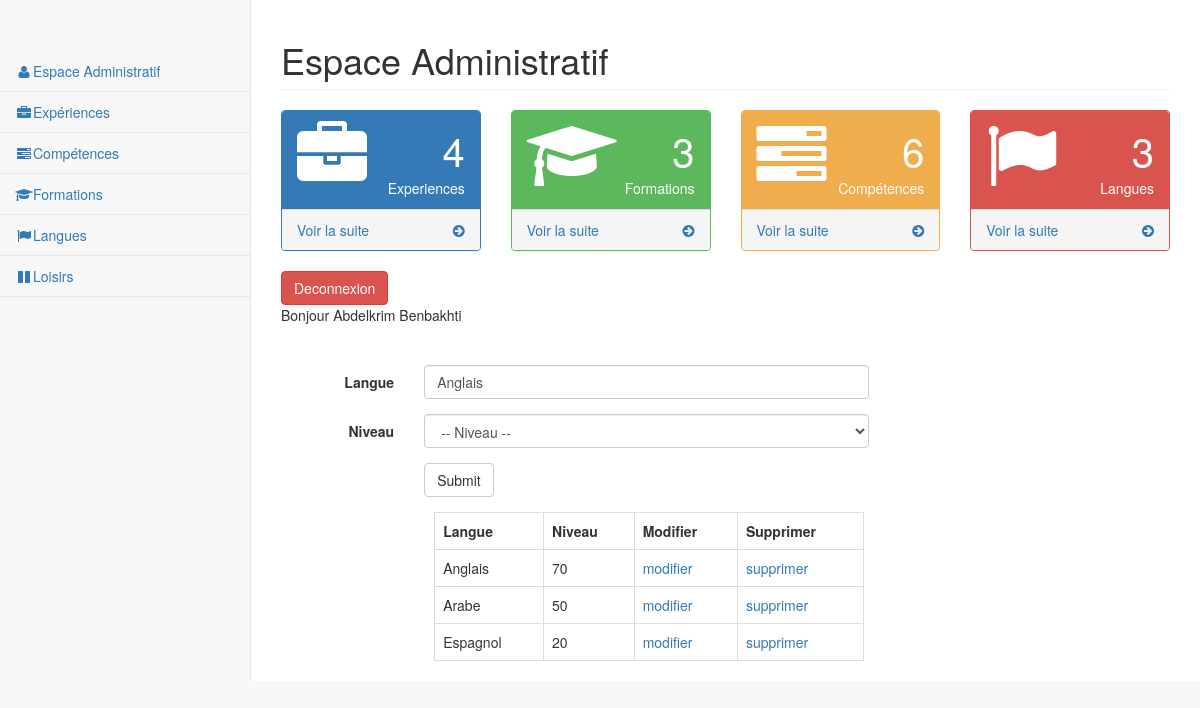
The page /admin/modif_langues.php?id_langue=22 (signed in) on the database its author committed.
### tables this page shows
CREATE TABLE `t_utilisateur` (
  `id_utilisateur` smallint(5) NOT NULL,
  `membre` varchar(11) NOT NULL,
  `prenom` varchar(25) NOT NULL,
  `nom` varchar(25) NOT NULL,
  `email` varchar(50) NOT NULL,
  `telephone` varchar(20) NOT NULL COMMENT 'varchar car 0 n''est pas un entier',
  `mdp` varchar(13) NOT NULL,
  `pseudo` varchar(13) NOT NULL,
  `avatar` varchar(13) NOT NULL,
  `age` smallint(5) NOT NULL,
  `date_de_naissance` date NOT NULL,
  `sexe` enum('Femme','Homme') NOT NULL,
  `etat_civil` enum('M.','Mme') NOT NULL,
  `statut_marital` varchar(13) NOT NULL,
  `adresse` text NOT NULL,
  `code_postal` varchar(5) NOT NULL,
  `ville` varchar(50) NOT NULL,
  `pays` varchar(25) NOT NULL,
  `note` varchar(20) NOT NULL
);

CREATE TABLE `t_langue` (
  `id_langue` int(11) NOT NULL,
  `langue` varchar(20) NOT NULL,
  `niveau` int(3) NOT NULL
);

### admin/modif_langues.php (the view, shortened to what this page needs)
<?php include 'top.php'; ?>
  <?php
    if(isset($_GET['id_langue'])){
        $id_langue = $_GET['id_langue'];
        $query = $pdoCV->query("SELECT langue, niveau FROM t_langue WHERE id_langue = $id_langue");
        $resultat2 = $query->fetch();
}
?>
        <?php
        $sql = $pdoCV->query("SELECT * FROM t_utilisateur");
        $resultat = $sql->fetch();
        echo '<div class="identite"> Bonjour ' .$resultat['prenom'].' '.$resultat['nom'].'<br/>
        </div><br><br>';
        ?>
            <div class="row">
                <form class="form-horizontal" method="POST" action="">
                  <div class="form-group">
                    <label for="inputEmail3" class="col-sm-2 control-label">Langue</label>
                    <div class="col-sm-6">
                      <input type="text" name="langue" class="form-control" id="inputEmail3" value="<?= isset($resultat2['langue']) ? $resultat2['langue'] : null; ?>">
                    </div>
                  </div>
                <div class="form-group">
                    <label for="inputEmail3" class="col-sm-2 control-label">Niveau</label>
                    <div class="col-sm-6">
                        <select class="form-control" name="niveau">
                          <option disabled selected>-- Niveau --</option>
                        </select>
                    </div>
                  </div>
                  <div class="form-group">
                    <div class="col-sm-offset-2 col-sm-10">
                      <input type="submit" class="btn btn-default"></input>
                    </div>
                  </div>
                </form>
            </div>
    <div class="row">
                <?php
                $sql = $pdoCV->query("SELECT * FROM t_langue");
                $sql -> execute();
                ?>
                <div class="col-lg-6 col-lg-offset-2">
                    <table class="table table-bordered">
                        <tr>
                            <th>Langue</th>
                            <th>Niveau</th>
                            <th>Modifier</th>
                            <th>Supprimer</th>
                        </tr>
                        <?php while ($resultat=$sql->fetch()){ ?>
                        <tr>
                            <td><?= $resultat['langue'] ?></td>
                            <td><?= $resultat['niveau'] ?></td>
                            <td><a href="modif_langue.php?id_langue=<?= $resultat['id_langue']?>">modifier</a></td>
                            <td><a href="langues.php?id_langue=<?= $resultat['id_langue']?>">supprimer</a></td>
                        </tr>
                    <?php } ?>
                    </table>
                </div>
            </div>
        </div>
<?php include 'bottom.php'; ?>

### FRONT/css/style.css (style rules this page uses)
body { background: #ddd; }

### rows shown on the page
t_utilisateur: prenom "Abdelkrim", nom "Benbakhti"
t_langue: langue "Anglais", niveau "70"
t_langue: langue "Arabe", niveau "50"
t_langue: langue "Espagnol", niveau "20"
